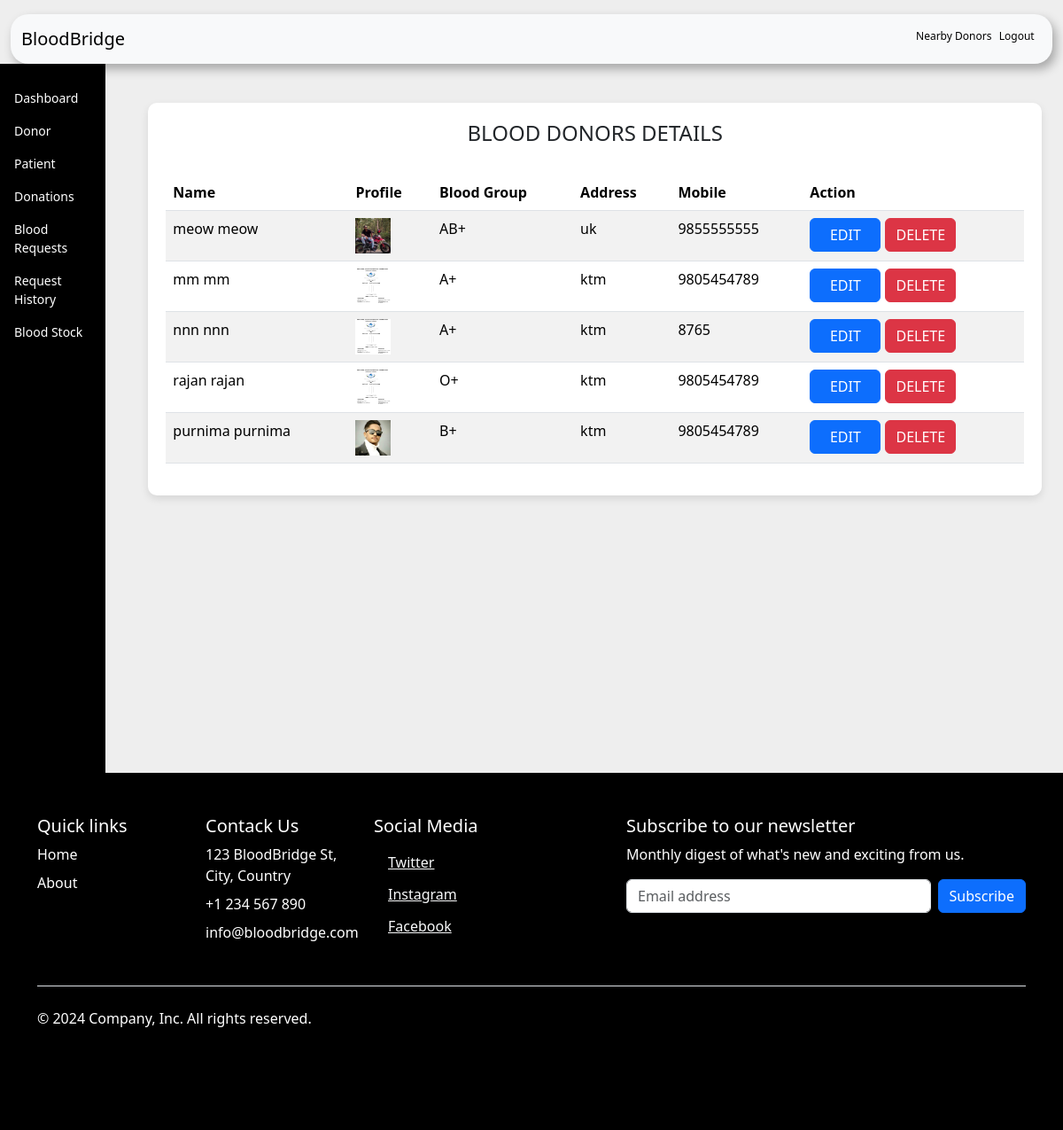
The app's page /admin-donor (signed in), older data.
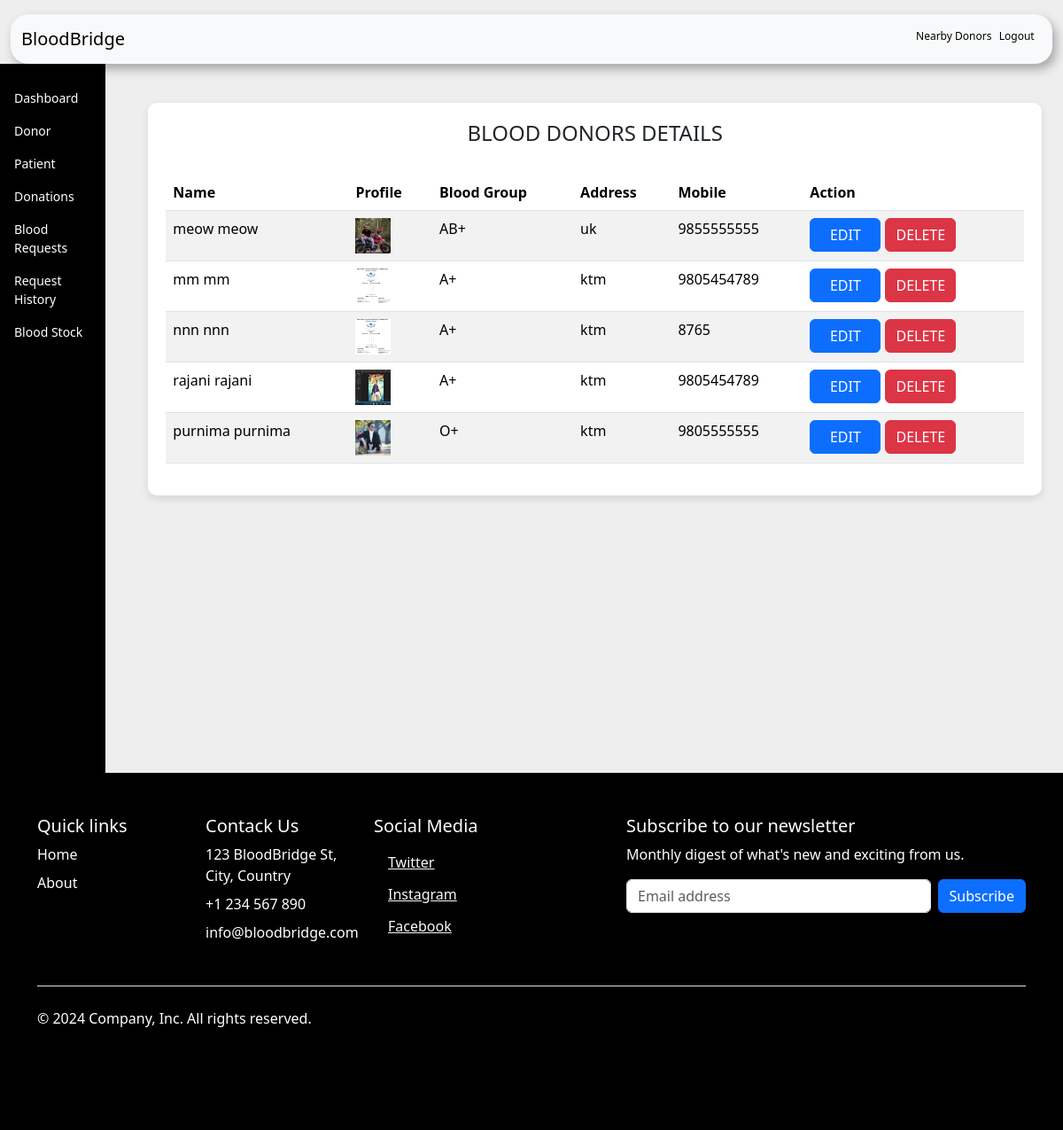
The same page, newer data.
### donor/models.py (models this page shows, shortened)
class Donor(models.Model):
    user = models.OneToOneField(User, on_delete=models.CASCADE)
    latitude = models.FloatField(null=True, blank=True)
    longitude = models.FloatField(null=True, blank=True)
    address = models.CharField(max_length=40)
    mobile = models.CharField(max_length=15, null=True)
    bloodgroup = models.CharField(max_length=10,default='unknown')
    profile_pic = models.ImageField(upload_to='profile_pic/DonorProfilePic/', null=True, blank=True)
    @property
    def get_name(self):
        return self.user.first_name + ' ' + self.user.last_name

### blood/views.py (the view)
# urls.py: path('admin-donor', views.admin_donor_view,name='admin-donor'),
@login_required(login_url='adminlogin')
def admin_donor_view(request):
    donors=dmodels.Donor.objects.all()
    return render(request,'blood/admin_donor.html',{'donors':donors})

### templates/blood/admin_donor.html (shortened to what the changed rows need)
{% block content %}
{% load widget_tweaks %}
{%load static%}
<!DOCTYPE html>
<html lang="en">
<head>
    <link rel="stylesheet" href="home.css">
    <link href="https://cdn.jsdelivr.net/npm/bootstrap@5.3.3/dist/css/bootstrap.min.css" rel="stylesheet">
</head>
<body style="background-color: rgb(238, 238, 238);">
    <div class="d-flex">
        <div class="container-fluid ms-4 p-4">
            <div class="table-container">
                <H4 class="text-center">BLOOD DONORS DETAILS</H4><br>
                <table class="table table-striped">
                    <thead >
                        <tr>
                            <th scope="col">Name</th>
                            <th scope="col">Profile</th>
                            <th scope="col">Blood Group</th>
                            <th scope="col">Address</th>
                            <th scope="col">Mobile</th>
                            <th class="text-right">Action</th>
                        </tr>
                    </thead>
                    <tbody>
                        {% for t in donors %}
                        <tr>
                            <td> {{t.get_name}}</td>
                            <td> <img src="{% static t.profile_pic.url %}" alt="Profile Pic" height="40px" width="40px" /></td>
                            <td>{{t.bloodgroup}}</td>
                            <td>{{t.address}}</td>
                            <td>{{t.mobile}}</td>
                            <td class="text-right">
                                <button class="btn btn-primary badge-pill" style="width: 80px;"><a  style="text-decoration: none;color: white;" href="{% url 'update-donor' t.id  %}">EDIT</a> </button>
                                <button class="btn btn-danger badge-pill" style="width: 80px;"><a  style="text-decoration: none;color: white;" href="{% url 'delete-donor' t.id  %}">DELETE</a> </button>
                            </td>
                        </tr>
                        {% endfor %}
                    </tbody>
                </table>
            </div>
        </div>
    </div>
</body>
</html>
{% endblock content %}

Row changes from the older to the newer data that the page shows:
changed Donor: get_name "rajan rajan" → "rajani rajani"; profile_pic: a different picture; bloodgroup "O+" → "A+"
changed Donor "purnima purnima": profile_pic: a different picture; bloodgroup "B+" → "O+"; mobile "9805454789" → "9805555555"
